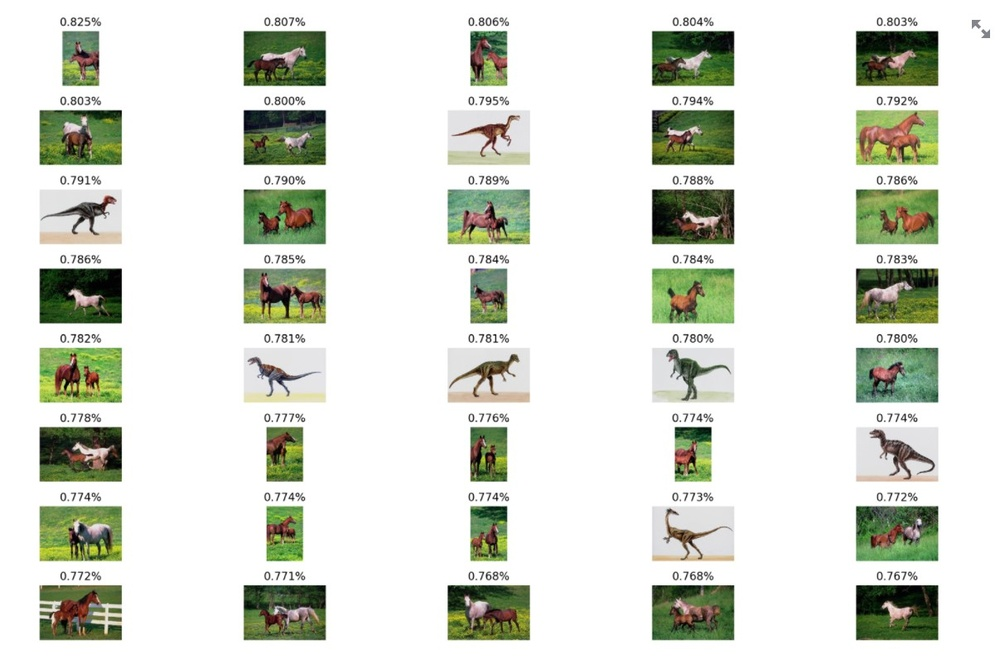
#> input picture hasil1.jpg, 1000 x 664 px, shrunk from 1207 x 802 before the run, given in place of 000001.jpg, which was not available
$ jupyter execute Comp_Vision_arithmetic.ipynb   (text cells are left out)
#> lines starting #> are read from the running program, lines starting #| are printed output that depends on the picture; pictures that were not available may be replaced by others from this repository, and a replacement may not be noted
[cell 1]
# import the necessary packages
from matplotlib import pyplot as plt
import numpy as np
import argparse
import cv2

[cell 2]
def plt_imshow(title, image):
	# convert the image frame BGR to RGB color space and display it
	image = cv2.cvtColor(image, cv2.COLOR_BGR2RGB)
	plt.imshow(image)
	plt.title(title)
	plt.grid(False)
	plt.show()

[cell 3]
# since we are using Jupyter Notebooks we can replace our argument
# parsing code with *hard coded* arguments and values
args = {
	"image": "000001.jpg"
}

[cell 4]
# images are NumPy arrays stored as unsigned 8-bit integers (unit8)
# with values in the range [0, 255]; when using the add/subtract
# functions in OpenCV, these values will be *clipped* to this range,
# even if they fall outside the range [0, 255] after applying the
# operation
added = cv2.add(np.uint8([200]), np.uint8([100]))
subtracted = cv2.subtract(np.uint8([50]), np.uint8([100]))
print("max of 255: {}".format(added))
print("min of 0: {}".format(subtracted))

[cell 5]
# using NumPy arithmetic operations (rather than OpenCV operations)
# will result in a modulo ("wrap around") instead of being clipped
# to the range [0, 255]
added = np.uint8([200]) + np.uint8([100])
subtracted = np.uint8([50]) - np.uint8([100])
print("wrap around: {}".format(added))
print("wrap around: {}".format(subtracted))

[cell 6]
# load the original input image and display it to our screen
image = cv2.imread(args["image"])
#> image is the input picture: shape (664, 1000, 3); mean B, G, R 212.9, 222.1, 218.8
plt_imshow("Original", image)

[cell 7]
# increasing the pixel intensities in our input image by 100 is
# accomplished by constructing a NumPy array that has the *same
# dimensions* as our input image, filling it with ones, multiplying
# it by 100, and then adding the input image and matrix together
M = np.ones(image.shape, dtype="uint8") * 100
added = cv2.add(image, M)
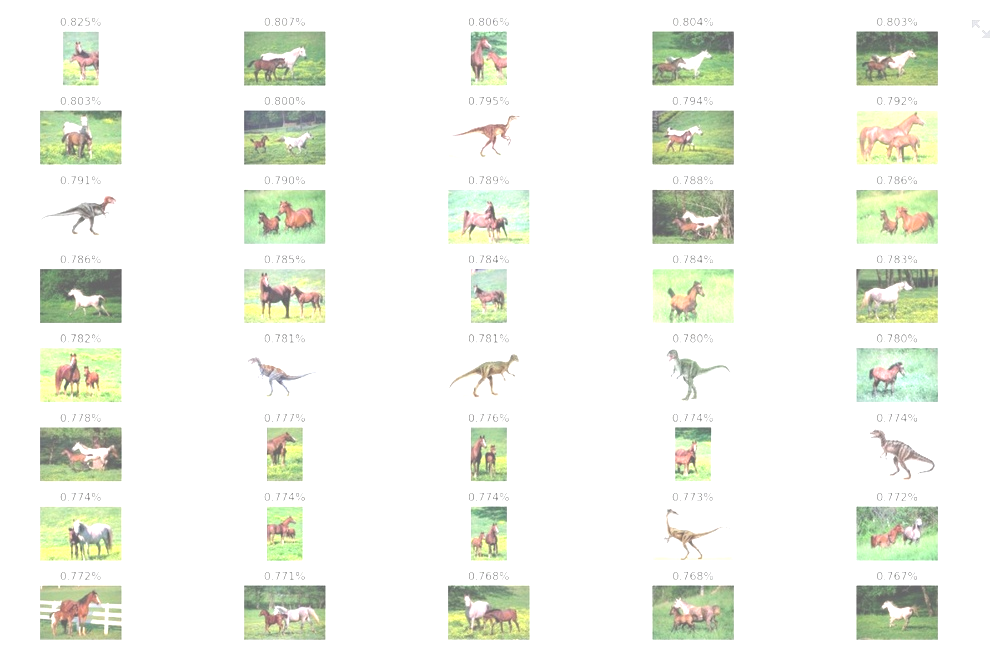
#> added: shape (664, 1000, 3); mean B, G, R 236.4, 244.1, 241.4
plt_imshow("Lighter", added)

[cell 8]
# similarly, we can subtract 50 from all pixels in our image and make it
# darker
M = np.ones(image.shape, dtype="uint8") * 50
subtracted = cv2.subtract(image, M)
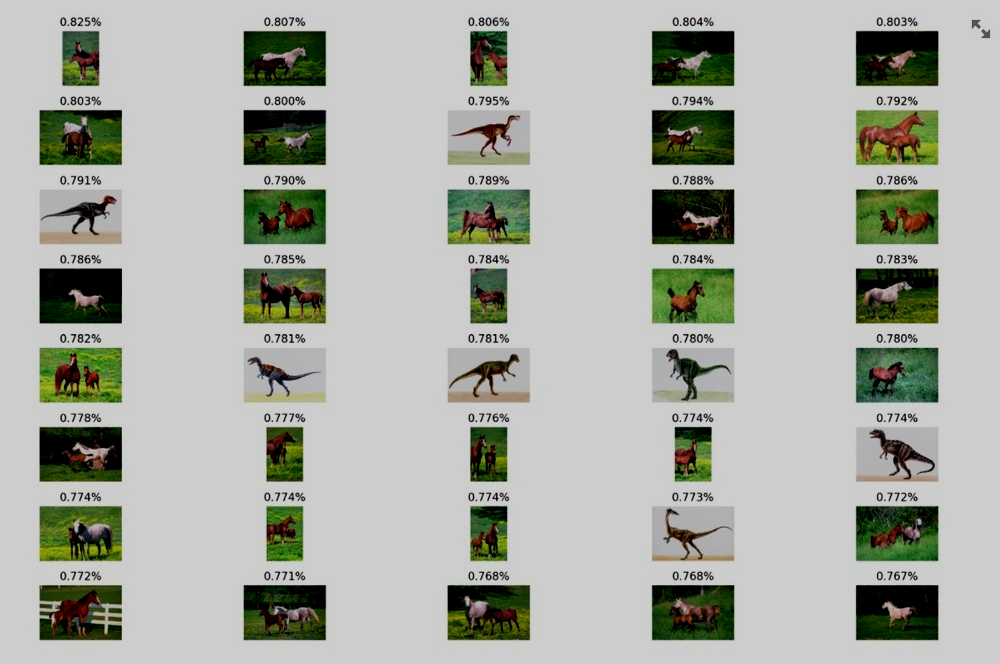
#> subtracted: shape (664, 1000, 3); mean B, G, R 164.7, 172.7, 169.8
plt_imshow("Darker", subtracted)

[cell 9]
#Modif tambahan
W = np.ones(image.shape, dtype="uint8") * 50
multiply = cv2.multiply(image, W)
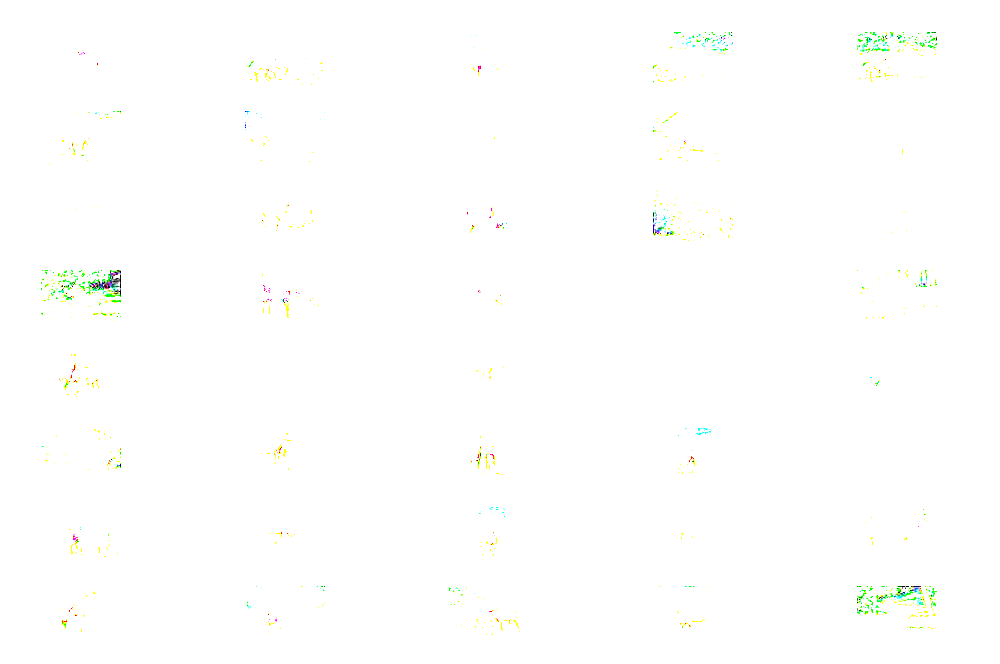
#> multiply: shape (664, 1000, 3); mean B, G, R 253.9, 254.8, 254.4
plt_imshow("Darker", multiply)
